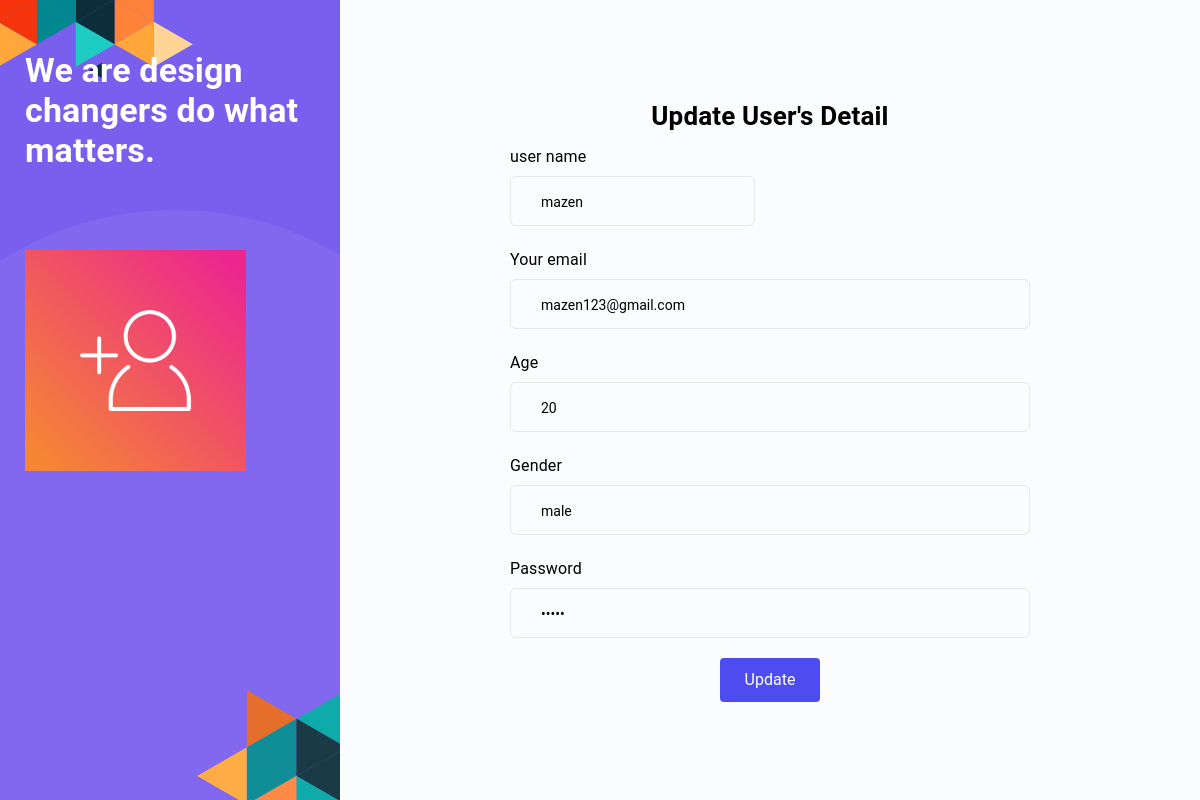
The app's page /Views/edit-user-form.php?user_id=45 (signed in) with its own data.
### tables this page shows
CREATE TABLE `user` (
  `user_id` int(11) NOT NULL,
  `username` varchar(50) NOT NULL,
  `email` varchar(50) NOT NULL,
  `password` varchar(50) NOT NULL,
  `age` int(50) NOT NULL,
  `gender` varchar(50) NOT NULL
);

### Views/edit-user-form.php (the view, shortened to what this page needs)
<?php
 require_once'../controls/dbcon.php';
 ?>
<!doctype html>
<html lang="en">
<head>
    <link rel="stylesheet" href="assets/bootstrap/css/bootstrap.min.css">
    <link rel="stylesheet" href="assets/elagent-icon/style.css">
    <link rel="stylesheet" href="assets/animation/animate.css">
    <link rel="stylesheet" href="css/style-main.css">
    <link rel="stylesheet" href="css/responsive.css">
</head>
<body data-scroll-animation="true">
    <div class="body_wrapper">
        <section class="signup_area signup_area_height">
            <div class="row ml-0 mr-0">
                <div class="sign_left signup_left">
                    <h2>We are design changers do what matters.</h2>
                    <img class="position-absolute top" src="img/signup/top_ornamate.png" alt="top">
                    <img class="position-absolute bottom" src="img/signup/bottom_ornamate.png" alt="bottom">
                    <img class="position-absolute middle wow fadeInRight" src="img/signup/instagram-3814082_1280.png" alt="bottom">
                    <div class="round wow zoomIn" data-wow-delay="0.2s"></div>
                </div>
                <?php
    if (isset($_GET['user_id'])) {
        $user_id = $_GET['user_id'];
        $sql = "SELECT  * FROM user WHERE user_id = ?";
        $stmt = $con->prepare($sql);
        $stmt->bind_param("i", $user_id);
        $stmt->execute();
        $result = $stmt->get_result();
        if ($result->num_rows > 0) {
            $user = $result->fetch_assoc();
        } else {
            echo "User not found.";
            exit;
        }
    } else {
        echo "User ID not provided.";
        exit;
    }
    ?>
                <div class="sign_right signup_right">
                    <div class="sign_inner signup_inner">
                        <div class="text-center" style="margin-bottom: 10px;">
                            <h3 style="color: black;">Update User's Detail </h3>
                        </div>
                        <form action="edit-user-req.php" method="post"  class="row login_form">
                            <div class="col-sm-6 form-group">
                                <div class="small_text" style="color: black;">user name</div>
                                <input type="text" style="color: black;" class="form-control" value='<?php echo $user['username']; ?>' name="username" id="username"  required>
                            </div>
                            <div class="col-lg-12 form-group">
                                <div class="small_text" style="color: black;">Your email</div>
                                <input type="email" style="color: black;" name="email" class="form-control" id="email" value='<?php echo $user['email']; ?>'  required>
                            </div>
                            <div class="col-lg-12 form-group">
                                <div class="small_text" style="color: black;">Age</div>
                                <input id="age" name="age" style="color: black;" type="text" class="form-control" value='<?php echo $user['age']; ?>' placeholder="Type your Age " autocomplete="off">
                            </div>
                            <div class="col-lg-12 form-group">
                                <div class="small_text" style="color: black;">Gender</div>
                                <input id="gender" style="color: black;" name="gender" type="text" class="form-control"  value='<?php echo $user['gender']; ?>' placeholder="Male or Female" autocomplete="off">
                            </div>
                            <div class="col-lg-12 form-group">
                                <div class="small_text" style="color: black;">Password</div>
                                <input id="password" style="color: black;" name="password" type="password" class="form-control" value='<?php echo $user['password']; ?>' placeholder="5+ characters required" autocomplete="off" required>
                            </div>
                            <div class="col-lg-12 text-center">
                                <input type="submit" name="submit" value="Update" class="btn action_btn thm_btn">
                            </div>
                        </form>
                    </div>
                </div>
            </div>
        </section>
    </div>
</body>
</html>

### Views/css/responsive.css (style rules this page uses)
@media (max-width: 1750px) { .signup_area { min-height: 760px; } }
@media (max-width: 1750px) { .sign_left { width: calc(50% - 260px); padding: 50px 45px 0; } }
@media (max-width: 1750px) { .sign_right { width: calc(50% + 260px); } }
@media (max-width: 1750px) { .sign_left h2 { font-size: 34px; line-height: 40px; } }
@media (max-width: 1366px) { .signup_area { min-height: 620px; } }
@media (max-width: 1366px) { .sign_left { padding-left: 25px; padding-right: 25px; } }
@media (max-width: 1366px) { .sign_left .middle { max-width: 65%; } }
@media (max-width: 1366px) { .signup_area_height .login_form .form-group { margin-bottom: 20px; } }
@media (max-width: 1366px) { .signup_area_height .login_form .form-group .form-control { height: 50px; line-height: 50px; } }

### records on screen
user: username "mazen", email "mazen123@gmail.com", age "20", gender "male"
